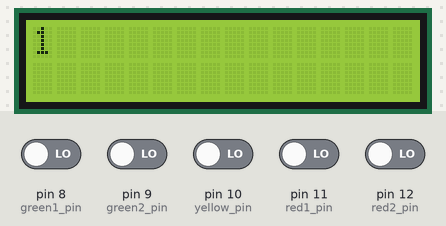
Recording of a sketch running on a simulated Arduino Uno, built with avr-gcc and run on an emulated ATmega328P. On the bench: 16×2 character LCD. The test bench sets the inputs (shaded band); at power-on: pin 8 (green1_pin), pin 9 (green2_pin), pin 10 (yellow_pin), pin 11 (red1_pin), pin 12 (red2_pin) LOW.

Above: at 1.2 s.
1.3 s: pin 8 (green1_pin) driven HIGH
At 2.4 s:
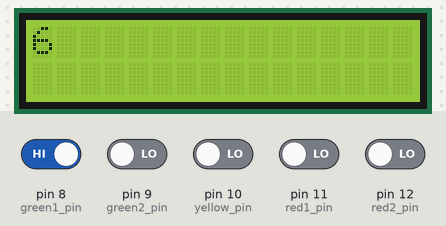
3.1 s: pin 9 (green2_pin) driven HIGH
At 6.09 s:
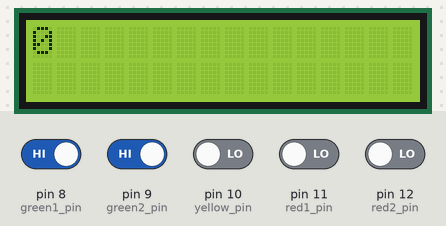
6.1 s: pin 10 (yellow_pin) driven HIGH
At 7.0 s:
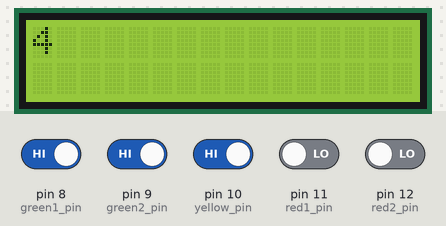
Timing chart, 0 to 9.1 s (numbered marks = the images above; inputs shaded):
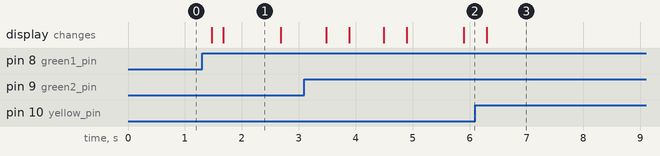

The sketch:

Timer_Traffic_Chip.ino
```cpp
//Code for prototype B of the Traffic Light with countdown timer.
//The idea is to read the pulse transferring from the output of IC4017 to the light
//If the pulse is HIGH, meaning that the light is turned on, the countdown timer
//starts counting. If there is a new pulse to another light,
//then reset the current countdown timer back to its initial value, i.e green = red = 6 seconds, yellow = 3 seconds.
//To reduce incompatible counting and unstable receiving pulses due to the values of electrical components,
//we check the pulses by each 200 miliseconds to make sure that the clock is counting correctly according
//to the light pulse.
#include <LiquidCrystal_I2C.h>

const int green1_pin=8;
const int green2_pin=9;
const int yellow_pin=10;
const int red1_pin=11;
const int red2_pin=12;
//constant values of light duration (adjusted to reduce incompatible counting)
const int green = 6140;
const int yellow = 3070;
const int red = 6140;
const int check = 200;
int time_green = green;
int time_yellow = yellow;
int time_red = red;
int current_pin = 0;
int time_on_clock = 0;
unsigned long next_time = 0;
LiquidCrystal_I2C lcd(0x27, 16, 2);


void setup() {
  Serial.begin(9600);
  lcd.init();
  lcd.backlight();
  //initialize the pulse at the lights to be the input for the clock
  pinMode(green1_pin, INPUT);
  pinMode(green2_pin, INPUT);
  pinMode(yellow_pin, INPUT);
  pinMode(red1_pin, INPUT);
  pinMode(red2_pin, INPUT);

}

void loop() {
  //check clock pulse to prevent incorrect counting value and overlapped counting due to unstable pulses of lights.
  if (next_time - millis() >= check) {
    next_time = millis() + check;
    //if green light is turned on and there was a pulse transfer from a different color light to green light,
    //assign the counting varible with 6 seconds, and countdown after every 200 miliseconds.
    if (digitalRead(green1_pin)==HIGH){
      if (current_pin != green1_pin) {
        time_green = green;
        current_pin = green1_pin;
      }
      time_on_clock = time_green;
      time_green -= check;
    }
    //Since there are 2 diodes of green lights and the first one is already recognized to turn on, there is no need to reassign the
    //clock value; the next pin only needs to continue counting backwards to 1.
    if (digitalRead(green2_pin)==HIGH){
      time_on_clock = time_green;
      time_green -= check;
    }
    //Similar to how green light is depicted
    if (digitalRead(yellow_pin)==HIGH){
      if (current_pin != yellow_pin) {
        time_yellow = yellow;
        current_pin = yellow_pin;
      }
      time_on_clock = time_yellow;
      time_yellow -= check;
    }
    //Red light
    if (digitalRead(red1_pin)==HIGH){
      if (current_pin != red1_pin) {
        time_red = red;
        current_pin = red1_pin;
      }
      time_on_clock = time_red;
      time_red -= check;
    }
    if (digitalRead(red2_pin)==HIGH){
      time_on_clock = time_red;
      time_red -= check;
    }
    //Print the counting value to the LCD screen. Because the value is in miliseconds, divide by 1000 to get
    //the second value. The +1 is for preventing unstable counting due to unstable pulse.
    lcd.clear();
    lcd.print(time_on_clock/1000+1);
  }
}
```

Measured:
- after the input at 1.3 s, the display: first changes after 0.17 s (image 1 shows a later state)
- what the display in image 1 shows lasts 1.0 s, from 1.7 s to 2.7 s
